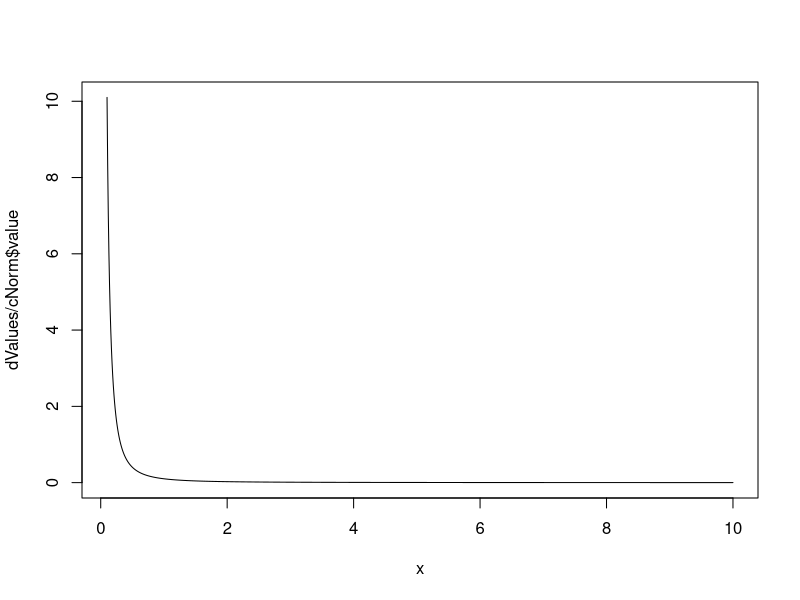
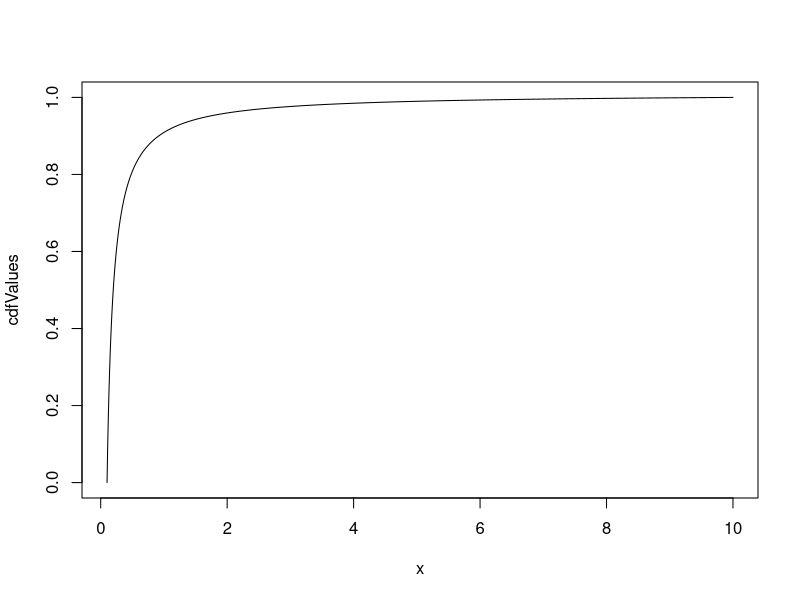
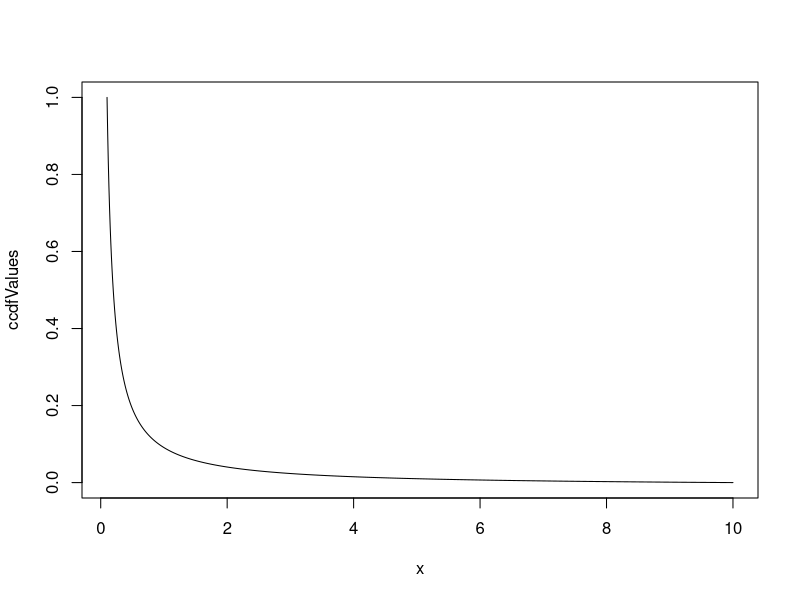

Write the R code that produced these figures, in order.
# Power law distribution
minX <- 1e-1
maxX <- 10
n <- 1000
x <- seq(minX, maxX, length = n)

densityPower <- function(x, alpha) {
    return(x^(-alpha))
}

alpha <- 2
dValues <- densityPower(
    x = x,
    alpha = alpha
)

cNorm <- integrate(
    function(x) densityPower(x, alpha),
    lower = minX,
    upper = maxX
)
plot(x, dValues / cNorm$value, type = "l")

# Cumulative distribution function
cdfPower <- function(x, alpha) {
    out <- integrate(
        function(t) densityPower(t, alpha) / cNorm$value,
        lower = minX,
        upper = x
    )

    return(out$value)
}
cdfPower(6, 2)
cdfValues <- sapply(
    x,
    function(t) cdfPower(x = t, alpha = alpha)
)
plot(x, cdfValues, type = "l")

# Complementary cumulative distribution function
ccdfPower <- function(x, alpha){
    out <- 1 - cdfPower(x, alpha)
    return(out)
}

ccdfValues <- sapply(
    x,
    function(t) ccdfPower(x = t, alpha = alpha)
)
plot(x, ccdfValues, type = "l")